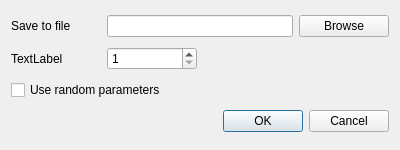
<?xml version="1.0" encoding="UTF-8"?>
<ui version="4.0">
 <class>FullAnalisysDialog</class>
 <widget class="QDialog" name="FullAnalisysDialog">
  <property name="geometry">
   <rect>
    <x>0</x>
    <y>0</y>
    <width>400</width>
    <height>150</height>
   </rect>
  </property>
  <property name="sizePolicy">
   <sizepolicy hsizetype="Minimum" vsizetype="Minimum">
    <horstretch>0</horstretch>
    <verstretch>0</verstretch>
   </sizepolicy>
  </property>
  <property name="minimumSize">
   <size>
    <width>400</width>
    <height>150</height>
   </size>
  </property>
  <property name="maximumSize">
   <size>
    <width>400</width>
    <height>150</height>
   </size>
  </property>
  <property name="baseSize">
   <size>
    <width>400</width>
    <height>150</height>
   </size>
  </property>
  <property name="windowTitle">
   <string>Full Analysis</string>
  </property>
  <layout class="QGridLayout" name="gridLayout">
   <item row="1" column="0">
    <widget class="QLabel" name="label_2">
     <property name="sizePolicy">
      <sizepolicy hsizetype="Minimum" vsizetype="Minimum">
       <horstretch>0</horstretch>
       <verstretch>0</verstretch>
      </sizepolicy>
     </property>
     <property name="text">
      <string>TextLabel</string>
     </property>
    </widget>
   </item>
   <item row="3" column="0" colspan="4">
    <widget class="QDialogButtonBox" name="buttonBox">
     <property name="orientation">
      <enum>Qt::Horizontal</enum>
     </property>
     <property name="standardButtons">
      <set>QDialogButtonBox::Cancel|QDialogButtonBox::Ok</set>
     </property>
    </widget>
   </item>
   <item row="0" column="0">
    <widget class="QLabel" name="label">
     <property name="sizePolicy">
      <sizepolicy hsizetype="Minimum" vsizetype="Minimum">
       <horstretch>0</horstretch>
       <verstretch>0</verstretch>
      </sizepolicy>
     </property>
     <property name="text">
      <string>Save to file</string>
     </property>
    </widget>
   </item>
   <item row="1" column="1">
    <widget class="QSpinBox" name="spinBoxNumSim">
     <property name="minimum">
      <number>1</number>
     </property>
     <property name="maximum">
      <number>200</number>
     </property>
    </widget>
   </item>
   <item row="2" column="0" colspan="4">
    <widget class="QCheckBox" name="checkBoxUseRandomParam">
     <property name="text">
      <string>Use random parameters</string>
     </property>
    </widget>
   </item>
   <item row="0" column="3">
    <widget class="QPushButton" name="pushButton">
     <property name="text">
      <string>Browse</string>
     </property>
    </widget>
   </item>
   <item row="0" column="1" colspan="2">
    <widget class="QLineEdit" name="lineEditFilename"/>
   </item>
  </layout>
 </widget>
 <resources/>
 <connections>
  <connection>
   <sender>buttonBox</sender>
   <signal>accepted()</signal>
   <receiver>FullAnalisysDialog</receiver>
   <slot>accept()</slot>
   <hints>
    <hint type="sourcelabel">
     <x>248</x>
     <y>254</y>
    </hint>
    <hint type="destinationlabel">
     <x>157</x>
     <y>274</y>
    </hint>
   </hints>
  </connection>
  <connection>
   <sender>buttonBox</sender>
   <signal>rejected()</signal>
   <receiver>FullAnalisysDialog</receiver>
   <slot>reject()</slot>
   <hints>
    <hint type="sourcelabel">
     <x>316</x>
     <y>260</y>
    </hint>
    <hint type="destinationlabel">
     <x>286</x>
     <y>274</y>
    </hint>
   </hints>
  </connection>
 </connections>
</ui>
